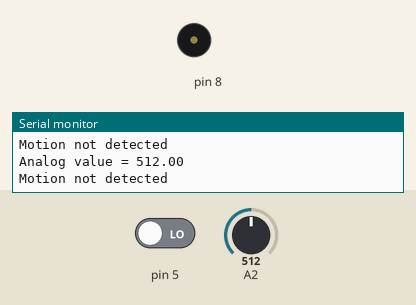
Simulated run of this sketch. Board: Arduino Uno, built with avr-gcc and run on an emulated ATmega328P. On the bench: buzzer (waves = sounding), the last lines printed to the serial monitor. Inputs (shaded band) come from the test bench; at power-on: pin 5 LOW, A2 = 512.

Above: at 1.2 s.
1.3 s: pin 5 driven HIGH
At 2.4 s:
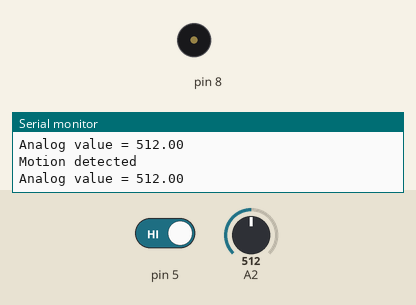
4.3 s: A2 set to 109
7.3 s: A2 set to 93
8.8 s: A2 set to 11
11.8 s: A2 set to 8
14.8 s: pin 5 driven LOW
At 15.6 s:
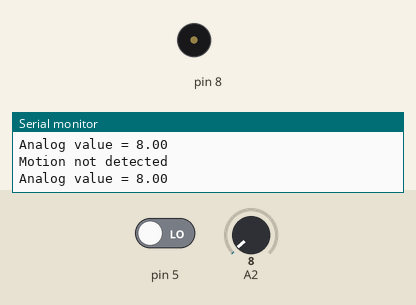
Timing chart, 0 to 17.8 s (numbered marks = the images above; inputs shaded):
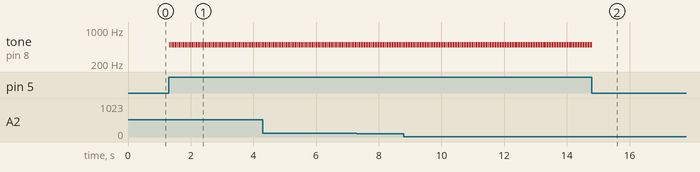

Measured:
- after the input at 1.3 s, tone on pin 8: alternates 500 Hz for 0.02 s and silent for 0.02 s, starting at once
- after the input at 14.8 s, tone on pin 8: goes on until 14.8 s, then stays silent

The sketch:

stunning_esboo_densor1.ino
```cpp
void setup()
{
  Serial.begin(9600);
  pinMode(5, INPUT);
  pinMode(8, OUTPUT);
}

void loop()
{
  int motion=digitalRead(5);
  if(motion==1)
  {
    Serial.println("Motion detected");
    tone(8,500);
  }
  else
  {
    Serial.println("Motion not detected");
    noTone(8);
  }
  double data=analogRead(A2);
  double n=data;
  Serial.print("Analog value = ");
  Serial.println(n);
  if(n==227)
  {
    tone(8,200);
  }
  else
  {
    noTone(8);
  }
}
```
